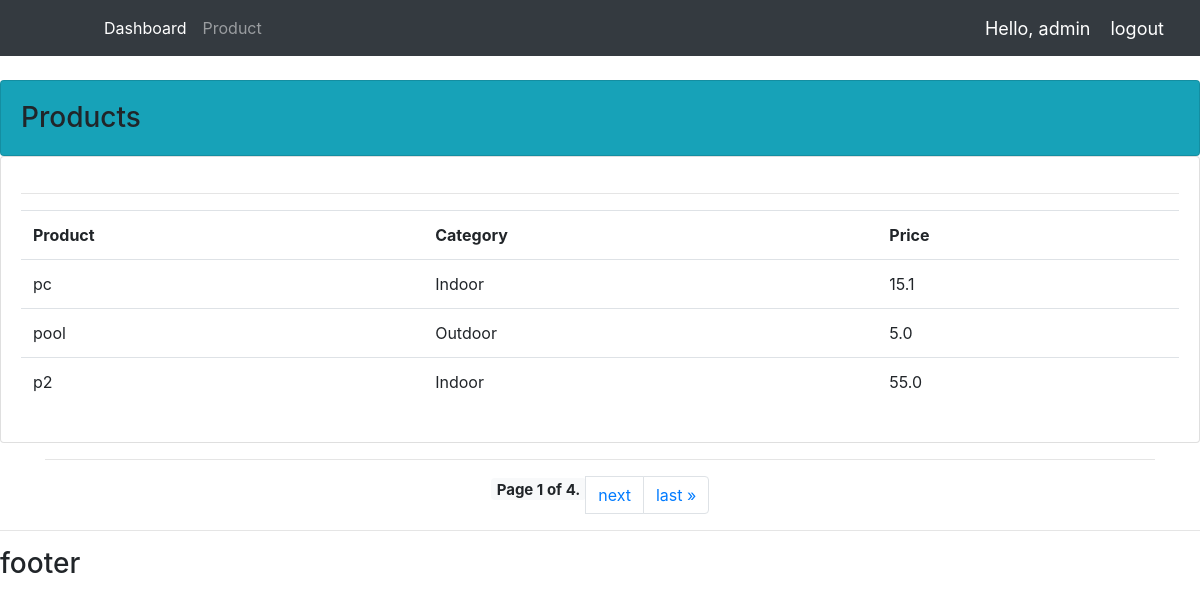
Screenshot of /products/ (signed in) with the database file from the repository.
### accounts/models.py (models this page shows, shortened)
class Product(models.Model):
    CATEGORY=(
        ('Indoor','Indoor'),
        ('Outdoor','Outdoor'),
    )
    name = models.CharField(max_length = 200,null=True)
    price = models.FloatField(null=True)
    category = models.CharField(max_length = 200,null=True,choices=CATEGORY)
    description = models.CharField(max_length = 200,null=True,blank=True)
    date_created = models.DateTimeField(auto_now_add=True,null=True)
    tags = models.ManyToManyField(Tag)

### accounts/views.py (the view)
# urls.py: path('products/', views.products, name='products'),
@login_required(login_url='login')
def products(request):
    ps = Product.objects.all()
    paginator = Paginator(ps, 3) # Show 3 contacts per page.
    page_number = request.GET.get('page')
    page_obj = paginator.get_page(page_number)
    context = {'ps': page_obj}
    return render(request,'accounts/products.html',context)

### templates/accounts/products.html (shortened to what this page needs)
{% extends 'accounts/main.html' %}
{% block content %}
	<br>
	<div class="card bg-info">
		<div class="card-body text-left">
		  <h3 class="card-text">Products</h3>
		</div>
	</div>
	<div class="card card-body">
		<table class="table">
			<tr>
				<th>Product</th>
				<th>Category</th>
				<th>Price</th>
			</tr>
			{% for p in ps %}
				<tr>
					<td>{{p.name}}</td>
					<td>{{p.category}}</td>
					<td>{{p.price}}</td>
				</tr>
			{% endfor %}
			<hr>
		</table>
	</div>
	<div class="container">
		<hr>
			<ul class="pagination justify-content-center">
				<span class="current">
					<h5>
					<li class="badge badge-light">
						Page {{ ps.number }} of {{ ps.paginator.num_pages }}.
					</li>
				</h5>
				</span>
				{% if ps.has_next %}
					<li class="page-item"><a class="page-link"  href="?page={{ ps.next_page_number }}">next</a></li>
					<li class="page-item"><a class="page-link"  href="?page={{ ps.paginator.num_pages }}">last &raquo;</a></li>
				{% endif %}
			</ul>
	</div>
{% endblock content %}

### templates/accounts/navbar.html (shortened to what this page needs)
{% load static %}
<nav class="navbar navbar-expand-lg navbar-dark bg-dark">
    <div class="collapse navbar-collapse" id="navbarNav">
      <ul class="navbar-nav">
        {% if request.user.is_staff %}
            <li class="nav-item active">
              <a class="nav-link" href="{% url 'home' %}">Dashboard</a>
            </li>
            <li class="nav-item">
              <a class="nav-link" href="{% url 'products' %}">Product</a>
            </li>
        {% endif %}
      </ul>
    </div>
    <span class='hello-msg'>Hello, {{request.user}} </span>
    <span > <a class='hello-msg' href=" {% url 'logout'  %} ">logout </a></span>
  </nav>

### static/css/main.css (style rules this page uses)
body { background-color: #ebeff5; }

### templates/accounts/navbar.html (style rules this page uses)
.hello-msg { font-size: 18px; color: #fff; margin-right: 20px; }

### rows the page displays
Product: name "pc", category "Indoor", price "15.1"
Product: name "pool", category "Outdoor", price "5.0"
Product: name "p2", category "Indoor", price "55.0"

### other values shown
{{ request.user }} "admin"
{{ ps.number }} "1"
{{ ps.paginator.num_pages }} "4"
